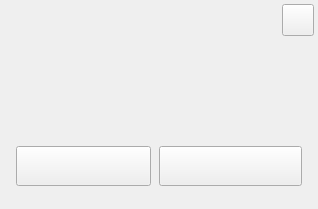
<?xml version="1.0" encoding="UTF-8"?>
<ui version="4.0">
 <class>VideoChatMessageBox</class>
 <widget class="QWidget" name="VideoChatMessageBox">
  <property name="geometry">
   <rect>
    <x>0</x>
    <y>0</y>
    <width>318</width>
    <height>209</height>
   </rect>
  </property>
  <property name="windowTitle">
   <string>Form</string>
  </property>
  <layout class="QVBoxLayout" name="verticalLayout_2">
   <property name="spacing">
    <number>5</number>
   </property>
   <property name="leftMargin">
    <number>0</number>
   </property>
   <property name="topMargin">
    <number>0</number>
   </property>
   <property name="rightMargin">
    <number>0</number>
   </property>
   <property name="bottomMargin">
    <number>0</number>
   </property>
   <item>
    <layout class="QVBoxLayout" name="verticalLayout">
     <property name="spacing">
      <number>0</number>
     </property>
     <item>
      <widget class="QWidget" name="main_widget" native="true">
       <layout class="QVBoxLayout" name="verticalLayout_3">
        <property name="spacing">
         <number>0</number>
        </property>
        <property name="leftMargin">
         <number>0</number>
        </property>
        <property name="topMargin">
         <number>0</number>
        </property>
        <property name="rightMargin">
         <number>0</number>
        </property>
        <property name="bottomMargin">
         <number>0</number>
        </property>
        <item>
         <spacer name="verticalSpacer">
          <property name="orientation">
           <enum>Qt::Vertical</enum>
          </property>
          <property name="sizeType">
           <enum>QSizePolicy::Fixed</enum>
          </property>
          <property name="sizeHint" stdset="0">
           <size>
            <width>20</width>
            <height>4</height>
           </size>
          </property>
         </spacer>
        </item>
        <item>
         <widget class="QWidget" name="titlebar_widget" native="true">
          <layout class="QHBoxLayout" name="horizontalLayout">
           <property name="spacing">
            <number>0</number>
           </property>
           <property name="leftMargin">
            <number>0</number>
           </property>
           <property name="topMargin">
            <number>0</number>
           </property>
           <property name="rightMargin">
            <number>0</number>
           </property>
           <property name="bottomMargin">
            <number>0</number>
           </property>
           <item>
            <spacer name="horizontalSpacer_4">
             <property name="orientation">
              <enum>Qt::Horizontal</enum>
             </property>
             <property name="sizeType">
              <enum>QSizePolicy::Expanding</enum>
             </property>
             <property name="sizeHint" stdset="0">
              <size>
               <width>340</width>
               <height>20</height>
              </size>
             </property>
            </spacer>
           </item>
           <item>
            <widget class="ClosePushButton" name="close_btn">
             <property name="minimumSize">
              <size>
               <width>32</width>
               <height>32</height>
              </size>
             </property>
             <property name="maximumSize">
              <size>
               <width>32</width>
               <height>32</height>
              </size>
             </property>
             <property name="text">
              <string/>
             </property>
            </widget>
           </item>
           <item>
            <spacer name="horizontalSpacer_3">
             <property name="orientation">
              <enum>Qt::Horizontal</enum>
             </property>
             <property name="sizeType">
              <enum>QSizePolicy::Fixed</enum>
             </property>
             <property name="sizeHint" stdset="0">
              <size>
               <width>4</width>
               <height>20</height>
              </size>
             </property>
            </spacer>
           </item>
          </layout>
         </widget>
        </item>
        <item>
         <widget class="QWidget" name="vSpacer2_widget" native="true">
          <property name="sizePolicy">
           <sizepolicy hsizetype="Preferred" vsizetype="Fixed">
            <horstretch>0</horstretch>
            <verstretch>0</verstretch>
           </sizepolicy>
          </property>
          <property name="minimumSize">
           <size>
            <width>0</width>
            <height>7</height>
           </size>
          </property>
          <property name="maximumSize">
           <size>
            <width>16777215</width>
            <height>9</height>
           </size>
          </property>
          <layout class="QHBoxLayout" name="horizontalLayout_3">
           <property name="spacing">
            <number>0</number>
           </property>
           <property name="leftMargin">
            <number>0</number>
           </property>
           <property name="topMargin">
            <number>0</number>
           </property>
           <property name="rightMargin">
            <number>0</number>
           </property>
           <property name="bottomMargin">
            <number>0</number>
           </property>
           <item>
            <spacer name="verticalSpacer_2">
             <property name="orientation">
              <enum>Qt::Vertical</enum>
             </property>
             <property name="sizeType">
              <enum>QSizePolicy::Preferred</enum>
             </property>
             <property name="sizeHint" stdset="0">
              <size>
               <width>20</width>
               <height>22</height>
              </size>
             </property>
            </spacer>
           </item>
          </layout>
         </widget>
        </item>
        <item>
         <widget class="QWidget" name="text_widget" native="true">
          <property name="minimumSize">
           <size>
            <width>0</width>
            <height>60</height>
           </size>
          </property>
          <layout class="QHBoxLayout" name="horizontalLayout_5">
           <property name="spacing">
            <number>0</number>
           </property>
           <property name="leftMargin">
            <number>0</number>
           </property>
           <property name="topMargin">
            <number>0</number>
           </property>
           <property name="rightMargin">
            <number>0</number>
           </property>
           <property name="bottomMargin">
            <number>0</number>
           </property>
           <item>
            <layout class="QHBoxLayout" name="horizontalLayout_2">
             <property name="spacing">
              <number>0</number>
             </property>
             <item>
              <spacer name="horizontalSpacer">
               <property name="orientation">
                <enum>Qt::Horizontal</enum>
               </property>
               <property name="sizeHint" stdset="0">
                <size>
                 <width>40</width>
                 <height>20</height>
                </size>
               </property>
              </spacer>
             </item>
             <item>
              <widget class="QWidget" name="textMessage_widget" native="true">
               <property name="minimumSize">
                <size>
                 <width>100</width>
                 <height>0</height>
                </size>
               </property>
               <layout class="QVBoxLayout" name="verticalLayout_4">
                <property name="spacing">
                 <number>0</number>
                </property>
                <property name="leftMargin">
                 <number>0</number>
                </property>
                <property name="topMargin">
                 <number>0</number>
                </property>
                <property name="rightMargin">
                 <number>0</number>
                </property>
                <property name="bottomMargin">
                 <number>0</number>
                </property>
               </layout>
              </widget>
             </item>
             <item>
              <spacer name="horizontalSpacer_2">
               <property name="orientation">
                <enum>Qt::Horizontal</enum>
               </property>
               <property name="sizeHint" stdset="0">
                <size>
                 <width>40</width>
                 <height>20</height>
                </size>
               </property>
              </spacer>
             </item>
            </layout>
           </item>
          </layout>
         </widget>
        </item>
        <item>
         <widget class="QWidget" name="vSpacer4_widget" native="true">
          <layout class="QHBoxLayout" name="horizontalLayout_4_1">
           <property name="spacing">
            <number>0</number>
           </property>
           <property name="leftMargin">
            <number>0</number>
           </property>
           <property name="topMargin">
            <number>0</number>
           </property>
           <property name="rightMargin">
            <number>0</number>
           </property>
           <property name="bottomMargin">
            <number>0</number>
           </property>
           <item>
            <spacer name="verticalSpacer_4">
             <property name="orientation">
              <enum>Qt::Vertical</enum>
             </property>
             <property name="sizeType">
              <enum>QSizePolicy::Preferred</enum>
             </property>
             <property name="sizeHint" stdset="0">
              <size>
               <width>20</width>
               <height>34</height>
              </size>
             </property>
            </spacer>
           </item>
          </layout>
         </widget>
        </item>
        <item>
         <layout class="QHBoxLayout" name="horizontalLayout_6">
          <property name="spacing">
           <number>0</number>
          </property>
          <item>
           <spacer name="horizontalSpacer_5">
            <property name="orientation">
             <enum>Qt::Horizontal</enum>
            </property>
            <property name="sizeType">
             <enum>QSizePolicy::Fixed</enum>
            </property>
            <property name="sizeHint" stdset="0">
             <size>
              <width>16</width>
              <height>20</height>
             </size>
            </property>
           </spacer>
          </item>
          <item>
           <widget class="QWidget" name="cancelWidget" native="true">
            <property name="minimumSize">
             <size>
              <width>0</width>
              <height>0</height>
             </size>
            </property>
            <layout class="QHBoxLayout" name="horizontalLayout_7">
             <property name="spacing">
              <number>0</number>
             </property>
             <property name="leftMargin">
              <number>0</number>
             </property>
             <property name="topMargin">
              <number>0</number>
             </property>
             <property name="rightMargin">
              <number>0</number>
             </property>
             <property name="bottomMargin">
              <number>0</number>
             </property>
             <item>
              <widget class="QPushButton" name="cancel_btn">
               <property name="sizePolicy">
                <sizepolicy hsizetype="Expanding" vsizetype="Expanding">
                 <horstretch>0</horstretch>
                 <verstretch>0</verstretch>
                </sizepolicy>
               </property>
               <property name="minimumSize">
                <size>
                 <width>120</width>
                 <height>40</height>
                </size>
               </property>
               <property name="maximumSize">
                <size>
                 <width>16777215</width>
                 <height>40</height>
                </size>
               </property>
               <property name="text">
                <string/>
               </property>
              </widget>
             </item>
             <item>
              <spacer name="horizontalSpacer_7">
               <property name="orientation">
                <enum>Qt::Horizontal</enum>
               </property>
               <property name="sizeType">
                <enum>QSizePolicy::Fixed</enum>
               </property>
               <property name="sizeHint" stdset="0">
                <size>
                 <width>8</width>
                 <height>20</height>
                </size>
               </property>
              </spacer>
             </item>
            </layout>
           </widget>
          </item>
          <item>
           <widget class="QPushButton" name="ok_btn">
            <property name="sizePolicy">
             <sizepolicy hsizetype="Expanding" vsizetype="Expanding">
              <horstretch>0</horstretch>
              <verstretch>0</verstretch>
             </sizepolicy>
            </property>
            <property name="minimumSize">
             <size>
              <width>120</width>
              <height>40</height>
             </size>
            </property>
            <property name="maximumSize">
             <size>
              <width>16777215</width>
              <height>40</height>
             </size>
            </property>
            <property name="sizeIncrement">
             <size>
              <width>0</width>
              <height>50</height>
             </size>
            </property>
            <property name="text">
             <string/>
            </property>
           </widget>
          </item>
          <item>
           <spacer name="horizontalSpacer_6">
            <property name="orientation">
             <enum>Qt::Horizontal</enum>
            </property>
            <property name="sizeType">
             <enum>QSizePolicy::Fixed</enum>
            </property>
            <property name="sizeHint" stdset="0">
             <size>
              <width>16</width>
              <height>20</height>
             </size>
            </property>
           </spacer>
          </item>
         </layout>
        </item>
        <item>
         <widget class="QWidget" name="vSpacer3_widget" native="true">
          <layout class="QHBoxLayout" name="horizontalLayout_4">
           <property name="spacing">
            <number>0</number>
           </property>
           <property name="leftMargin">
            <number>0</number>
           </property>
           <property name="topMargin">
            <number>0</number>
           </property>
           <property name="rightMargin">
            <number>0</number>
           </property>
           <property name="bottomMargin">
            <number>0</number>
           </property>
           <item>
            <spacer name="verticalSpacer_3">
             <property name="orientation">
              <enum>Qt::Vertical</enum>
             </property>
             <property name="sizeType">
              <enum>QSizePolicy::Fixed</enum>
             </property>
             <property name="sizeHint" stdset="0">
              <size>
               <width>20</width>
               <height>16</height>
              </size>
             </property>
            </spacer>
           </item>
          </layout>
         </widget>
        </item>
       </layout>
      </widget>
     </item>
    </layout>
   </item>
  </layout>
 </widget>
 <customwidgets>
  <customwidget>
   <class>ClosePushButton</class>
   <extends>QPushButton</extends>
   <header>StartUpWidgetPushButtons.h</header>
  </customwidget>
 </customwidgets>
 <resources/>
 <connections/>
</ui>
